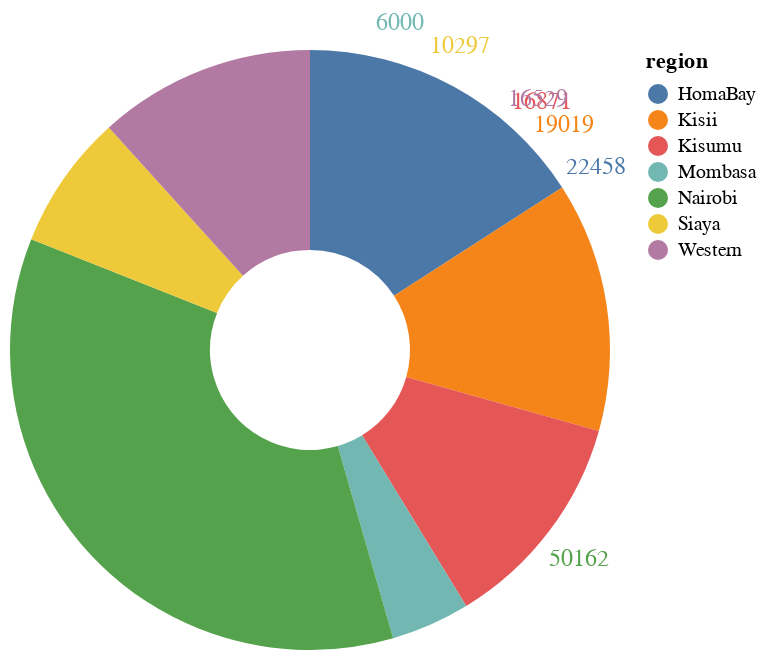

The notebook cell saved with this chart:
### Code cell
base = alt.Chart(data).mark_arc(innerRadius=50).encode(
    theta=alt.Theta(field="2023Q4", type="quantitative"),
    color=alt.Color(field="region", type="nominal"),
)

pie = base.mark_arc(outerRadius=150)
text = base.mark_text(radius=170, size=12).encode(
    text="2023Q4:N"
)

base + text

### Figure 1 — Vega-Lite specification as saved in the notebook (floating-point values rounded to 4 significant figures)
{"config": {"view": {"continuousWidth": 300, "continuousHeight": 300}}, "layer": [{"mark": {"type": "arc", "innerRadius": 50}, "encoding": {"color": {"field": "region", "type": "nominal"}, "theta": {"field": "2023Q4", "type": "quantitative"}}}, {"mark": {"type": "text", "radius": 170, "size": 12}, "encoding": {"color": {"field": "region", "type": "nominal"}, "text": {"field": "2023Q4", "type": "nominal"}, "theta": {"field": "2023Q4", "type": "quantitative"}}}], "data": {"name": "data-e29685c2567602cfc7da285e1873990e"}, "$schema": "https://vega.github.io/schema/vega-lite/v5.14.1.json", "datasets": {"data-e29685c2567602cfc7da285e1873990e": [{"region": "HomaBay", "2023Q4": 22458}, {"region": "Kisii", "2023Q4": 19019}, {"region": "Kisumu", "2023Q4": 16871}, {"region": "Mombasa", "2023Q4": 6000}, {"region": "Nairobi", "2023Q4": 50162}, {"region": "Siaya", "2023Q4": 10297}, {"region": "Western", "2023Q4": 16529}]}}
